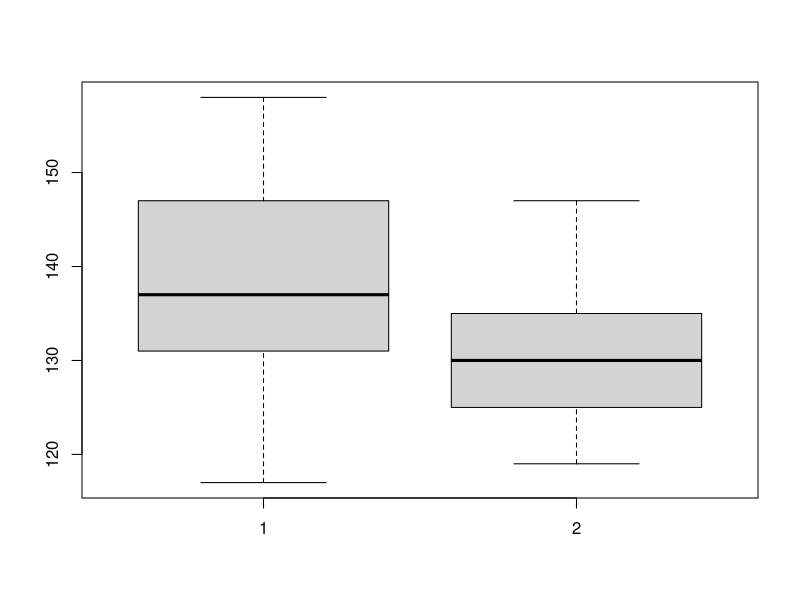
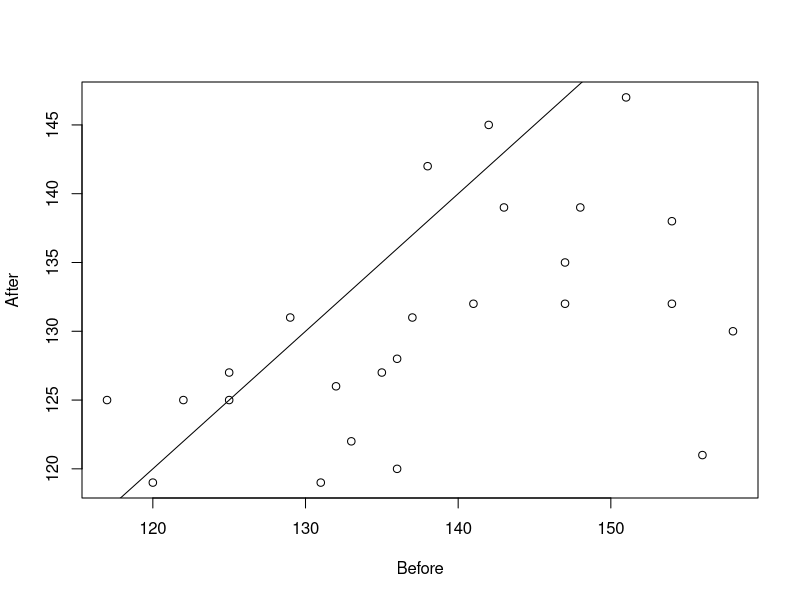

The R source for these figures, in order:
BloodPressure = read.table(file='data/BloodPressure.txt', header=T, sep='\t')
dim(BloodPressure)
names(BloodPressure)

Subject = BloodPressure$Subject
Before = BloodPressure$Before
After = BloodPressure$After

?t.test
boxplot(Before, After)
plot(Before, After)
abline(a=0, b=1)

# Paired t-test
# Ho: Mean difference in SBP is 0
# two-sided test
t.test(Before, After, mu=0, alt='two.sided', paired=T, conf.level=0.99)
t.test(After, Before, mu=0, alt='two.sided', paired=T, conf.level=0.99)
